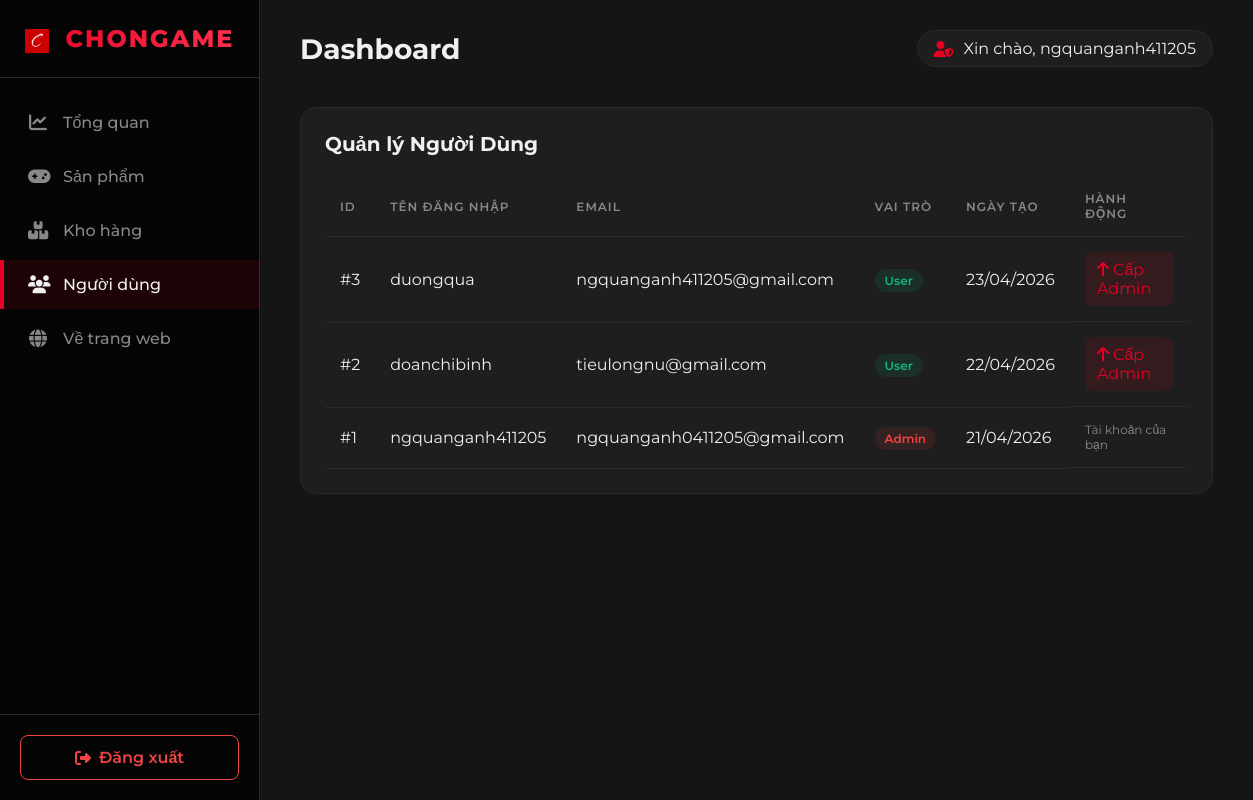
The page /ADMIN_ChonGame/admin_users.php (signed in) on the database its author committed.
### tables this page shows
CREATE TABLE `nguoi_dung` (
  `ma_nguoi_dung` int(11) NOT NULL,
  `ten_dang_nhap` varchar(50) NOT NULL,
  `mat_khau` varchar(255) NOT NULL,
  `email` varchar(100) DEFAULT NULL,
  `so_dien_thoai` varchar(15) DEFAULT NULL,
  `ngay_tao` timestamp NOT NULL DEFAULT current_timestamp(),
  `vai_tro` tinyint(1) DEFAULT 0
);

### ADMIN_ChonGame/admin_users.php (the view, shortened to what this page needs)
<?php
require_once '../pcs_buy/chongamedb.php';
include 'admin_header.php';
?>
<div class="table-container fade-in">
    <div class="table-header">
        <h2>Quản lý Người Dùng</h2>
    </div>
    <table>
        <thead>
            <tr>
                <th>ID</th>
                <th>Tên Đăng Nhập</th>
                <th>Email</th>
                <th>Vai Trò</th>
                <th>Ngày Tạo</th>
                <th>Hành Động</th>
            </tr>
        </thead>
        <tbody>
            <?php
            $sql = "SELECT * FROM nguoi_dung ORDER BY ma_nguoi_dung DESC";
            $result = mysqli_query($conn, $sql);
            if(mysqli_num_rows($result) > 0) {
                while($row = mysqli_fetch_assoc($result)) {
                    $isAdmin = isset($row['vai_tro']) && $row['vai_tro'] == 1;
                    $roleBadge = $isAdmin ? "<span class='badge badge-danger'>Admin</span>" : "<span class='badge badge-success'>User</span>";
                    echo "<tr>";
                    echo "<td>#".$row['ma_nguoi_dung']."</td>";
                    echo "<td>".$row['ten_dang_nhap']."</td>";
                    echo "<td>".($row['email'] ? $row['email'] : 'Chưa cập nhật')."</td>";
                    echo "<td>".$roleBadge."</td>";
                    echo "<td>".date('d/m/Y', strtotime($row['ngay_tao']))."</td>";
                    echo "<td class='action-btns'>";
                    if ($row['ma_nguoi_dung'] != $_SESSION['user_id']) {
                        if ($isAdmin) {
                            echo "<a href='admin_user_action.php?action=demote&id=".$row['ma_nguoi_dung']."' class='btn-delete' onclick=\"return confirm('Hủy quyền Admin của người dùng này?');\"><i class='fa-solid fa-arrow-down'></i> Hủy Admin</a>";
                        } else {
                            echo "<a href='admin_user_action.php?action=promote&id=".$row['ma_nguoi_dung']."' class='btn-edit' onclick=\"return confirm('Nâng cấp người dùng này lên Admin?');\"><i class='fa-solid fa-arrow-up'></i> Cấp Admin</a>";
                        }
                    } else {
                        echo "<span style='color: var(--text-muted); font-size: 12px;'>Tài khoản của bạn</span>";
                    }
                    echo "</td>";
                    echo "</tr>";
                }
            } else {
                echo "<tr><td colspan='6'>Không có dữ liệu</td></tr>";
            }
            ?>
        </tbody>
    </table>
</div>
<?php include 'admin_footer.php'; ?>

### ADMIN_ChonGame/admin.css (style rules this page uses)
:root { --bg-main: #151515; --bg-sidebar: #050505; --bg-card: #1e1e1e; --text-main: #f0f0f0; --text-muted: #888888; --accent: #e60023; --accent-hover: #ff3352; --danger: #ef4444; --danger-hover: #dc2626; --success: #10b981; --border-color: #2a2a2a; }
* { margin: 0; padding: 0; box-sizing: border-box; font-family: 'Montserrat', sans-serif; }
body { background-color: var(--bg-main); color: var(--text-main); display: flex; min-height: 100vh; overflow-x: hidden; }
.table-container { background-color: var(--bg-card); border-radius: 16px; border: 1px solid var(--border-color); padding: 24px; overflow-x: auto; }
.table-header { display: flex; justify-content: space-between; align-items: center; margin-bottom: 20px; }
.table-header h2 { font-size: 20px; }
table { width: 100%; border-collapse: collapse; }
table th, table td { padding: 15px; text-align: left; border-bottom: 1px solid var(--border-color); }
table th { color: var(--text-muted); font-weight: 600; text-transform: uppercase; font-size: 12px; letter-spacing: 1px; }
.action-btns { display: flex; gap: 10px; }
.btn-edit { color: var(--accent); background: rgba(230, 0, 35, 0.1); padding: 8px 12px; border-radius: 6px; text-decoration: none; transition: all 0.3s; }
.badge { padding: 4px 10px; border-radius: 20px; font-size: 12px; font-weight: 600; }
.badge-success { background: rgba(16, 185, 129, 0.1); color: var(--success); }
.badge-danger { background: rgba(239, 68, 68, 0.1); color: var(--danger); }
.fade-in { animation: fadeIn 0.4s ease forwards; }

### rows shown on the page
nguoi_dung: ma_nguoi_dung "3", ten_dang_nhap "duongqua", email "ngquanganh411205@gmail.com", vai_tro "User", ngay_tao "23/04/2026"
nguoi_dung: ma_nguoi_dung "2", ten_dang_nhap "doanchibinh", email "tieulongnu@gmail.com", vai_tro "User", ngay_tao "22/04/2026"
nguoi_dung: ma_nguoi_dung "1", ten_dang_nhap "ngquanganh411205", email "ngquanganh0411205@gmail.com", vai_tro "Admin", ngay_tao "21/04/2026", shows "Tài khoản của bạn"

### other values the page prints
$_SESSION['user'] "ngquanganh411205"
